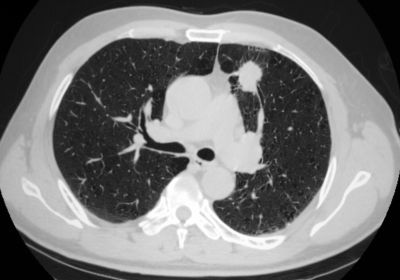
%> input picture Database/6.jpg, 400 x 280 px
$ octave bitplaneseperation.m   (GNU Octave 9; MATLAB toolbox functions it lacks are replaced by stand-ins)
%> lines starting %> are read from the running program, lines starting %| are printed output that depends on the picture; in (x1, y1, x2, y2) boxes, pixels count from 0 and x2, y2 are one past the last pixel; in counts of white or black regions, pixels touching at a corner belong together; the program's own positions count from 1
%B=A+(p5+p6+p7+p8);
 close all
J=imread('6.jpg');
%> J is the input picture: size 280x400x3 uint8; min 0, max 255, mean 117
J = rgb2gray(J);
%> J: size 280x400 uint8
imshow(J);
figure;
subplot(3,3,1);

imshow(J);
%d = J;
d=double(J);
p1=mod(d,2);
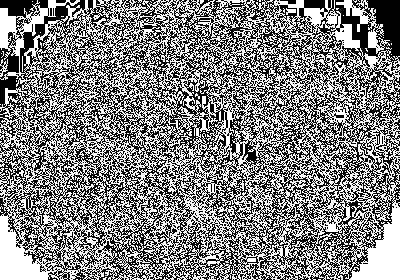
%> p1: size 280x400 double; values 0 (black) and 1 (white), 51% white; black in thin lines or dots
subplot(3,3,2);
imshow(p1);
p2=mod(floor(d/2),2);
%> p2: size 280x400 double; values 0 (black) and 1 (white), 48.3% white in thin lines or dots
subplot(3,3,3);
imshow(p2);
p3=mod(floor(d/4),2);
%> p3: size 280x400 double; values 0 (black) and 1 (white), 47.8% white in thin lines or dots
subplot(3,3,4);
imshow(p3);
p4=mod(floor(d/8),2);
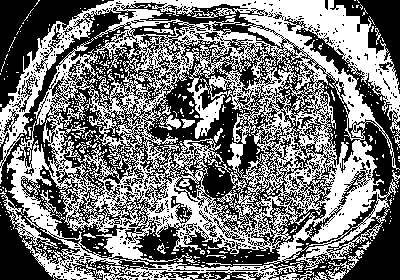
%> p4: size 280x400 double; values 0 (black) and 1 (white), 47% white; 540 white regions (515 under 20 px), largest, box (x1, y1, x2, y2) and area: (0, 0, 400, 280) 49569, (326, 250, 364, 280) 278, (159, 115, 181, 130) 164
subplot(3,3,5);
imshow(p4);
p5=mod(floor(d/16),2);
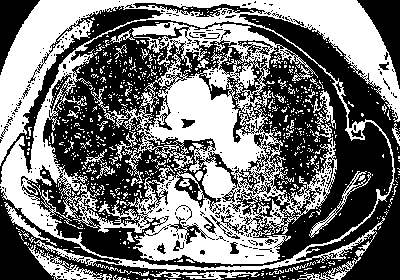
%> p5: size 280x400 double; values 0 (black) and 1 (white), 46.1% white; 787 white regions (747 under 20 px), largest, box (x1, y1, x2, y2) and area: (0, 0, 400, 280) 45485, (28, 245, 112, 280) 769, (150, 271, 260, 280) 416
subplot(3,3,6);
imshow(p5);
p6=mod(floor(d/32),2);
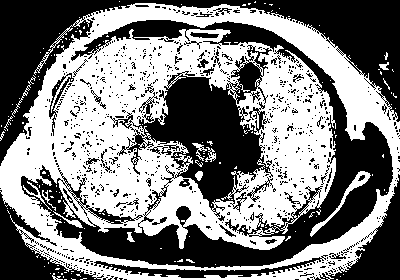
%> p6: size 280x400 double; values 0 (black) and 1 (white), 49.8% white; 175 white regions (162 under 20 px), largest, box (x1, y1, x2, y2) and area: (0, 3, 400, 280) 54178, (310, 171, 371, 237) 423, (23, 181, 52, 211) 101
subplot(3,3,7);
imshow(p6);
p7=mod(floor(d/64),2);
%> p7: size 280x400 double; values 0 (black) and 1 (white), 35.2% white; 320 white regions (289 under 20 px), largest, box (x1, y1, x2, y2) and area: (21, 20, 393, 268) 34723, (94, 251, 344, 278) 1161, (110, 97, 180, 175) 661
subplot(3,3,8);
imshow(p7);
p8=mod(floor(d/128),2);
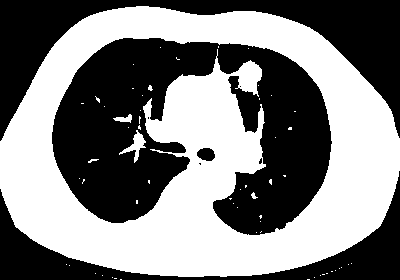
%> p8: size 280x400 double; values 0 (black) and 1 (white), 50% white; 59 white regions (53 under 20 px), largest, box (x1, y1, x2, y2) and area: (0, 6, 400, 277) 55384, (119, 130, 146, 163) 270, (113, 114, 132, 123) 89, (251, 192, 258, 199) 25, (88, 159, 99, 163) 22, (148, 85, 153, 91) 20
subplot(3,3,9);
imshow(p8);
A = size(J);
%> A = [280 400]
B = size(J);
%> B = [280 400]
P=[p1 p2 p3 p4];
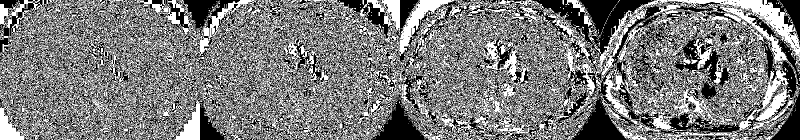
%> P: size 280x1600 double (shown at 1/2 size); values 0 (black) and 1 (white), 48.5% white in thin lines or dots
for j=1:4

         medianFilteredImage = medfilt2(P(j),[3 3]);
    noisePixels = ((P(j) == 255) | (P(j) == 0));
    fixedImage = size(P(j));
    fixedImage(noisePixels) = medianFilteredImage(noisePixels);
    F(j) = medianFilteredImage;
    A= A+F(j);
end
%> after the loop, F = [0 0 0 0]; fixedImage = [0 1]
B=(p1+p2+p3+p4+p5+p6+p7+p8);
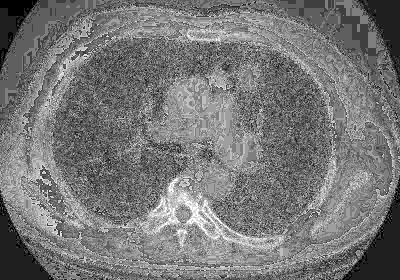
%> B: size 280x400 double; min 0, max 8, mean 3.75; drawn with min black and max white
figure(45)
imshow(B,[]);

$ run again, with Database/3.jpg copied over Database/6.jpg
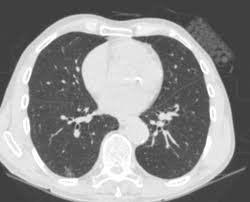
%> input picture Database/3.jpg, 250 x 202 px
%> J is the input picture: size 202x250x3 uint8; min 49, max 255, mean 141.2
%> J: size 202x250 uint8
%> p1: size 202x250 double; values 0 (black) and 1 (white), 44.4% white in thin lines or dots
%> p2: size 202x250 double; values 0 (black) and 1 (white), 43.7% white in thin lines or dots
%> p3: size 202x250 double; values 0 (black) and 1 (white), 45.5% white in thin lines or dots
%> p4: size 202x250 double; values 0 (black) and 1 (white), 34.9% white in thin lines or dots
%> p5: size 202x250 double; values 0 (black) and 1 (white), 43.3% white; 227 white regions (208 under 20 px), largest, box (x1, y1, x2, y2) and area: (0, 8, 239, 202) 20533, (175, 8, 200, 13) 69, (138, 27, 157, 34) 60
%> p6: size 202x250 double; values 0 (black) and 1 (white), 38% white; 449 white regions (401 under 20 px), largest, box (x1, y1, x2, y2) and area: (0, 18, 215, 202) 13283, (193, 82, 231, 180) 1569, (180, 18, 231, 64) 686
%> p7: size 202x250 double; values 0 (black) and 1 (white), 93.5% white; black in thin lines or dots
%> p8: size 202x250 double; values 0 (black) and 1 (white), 44% white; 49 white regions (45 under 20 px), largest, box (x1, y1, x2, y2) and area: (0, 14, 235, 202) 21931, (51, 128, 63, 137) 29, (83, 107, 89, 113) 23, (76, 66, 80, 72) 20
%> P: size 202x1000 double; values 0 (black) and 1 (white), 42.1% white in thin lines or dots
%> after the loop `for j=1:4`: F = [0 0 0 0]; fixedImage = [0 1]
%> `B=(p1+p2+p3+p4+p5+p6+p7+p8);`:
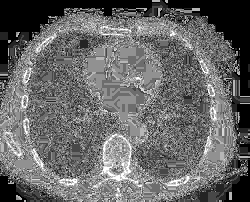
%> B: size 202x250 double; min 1, max 8, mean 3.87; drawn with min black and max white
